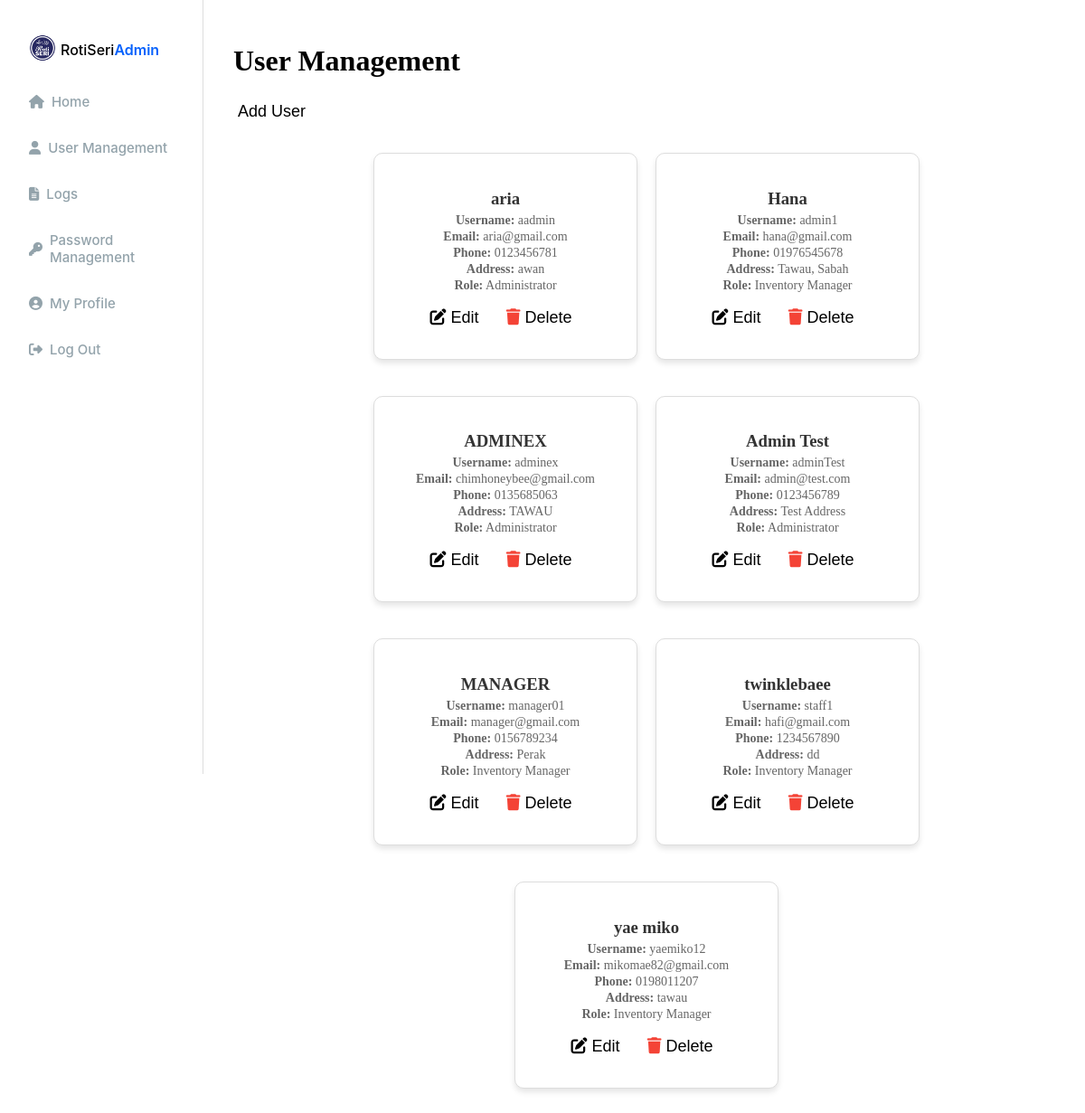
Page /admin_usermanagement.php (signed in) on the earlier database version.
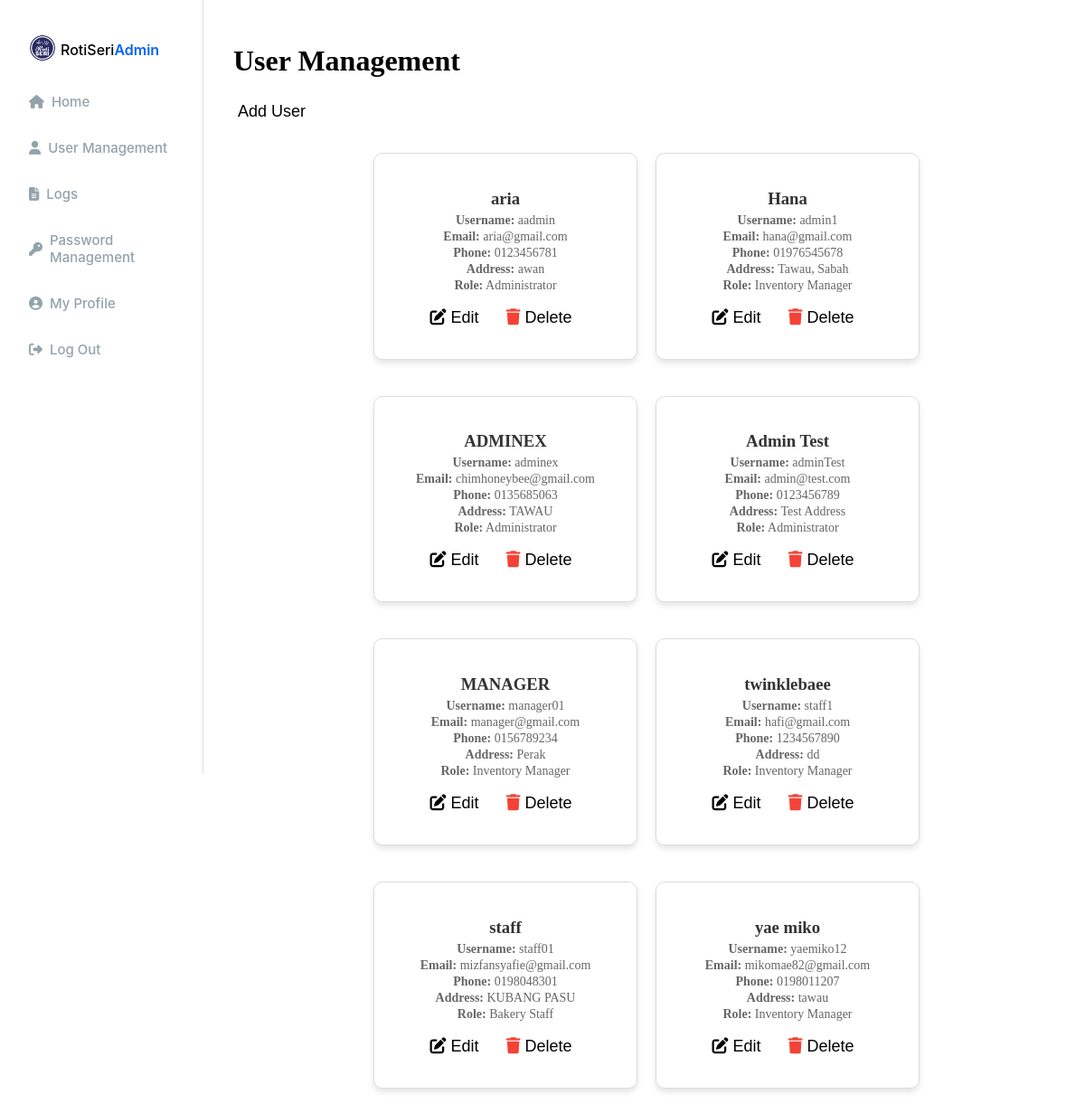
Same page on the later database version.
### tables this page shows
CREATE TABLE `users` (
  `userID` varchar(50) NOT NULL,
  `username` varchar(100) NOT NULL,
  `fullName` varchar(255) NOT NULL,
  `email` varchar(255) NOT NULL,
  `phoneNumber` varchar(20) NOT NULL,
  `address` text NOT NULL,
  `password` varchar(255) NOT NULL,
  `role` enum('Administrator','Inventory Manager','Bakery Staff') NOT NULL,
  `created_at` timestamp NOT NULL DEFAULT current_timestamp()
);

### admin_usermanagement.php (the view, shortened to what this page needs)
<?php
include 'db_connection.php';
$sql_users = "SELECT userID, fullName, username, email, phoneNumber, address, role FROM users";
$result_users = $conn->query($sql_users);
?>
<!DOCTYPE html>
<html lang="en">
<head>
    <link rel="stylesheet" href="admin_dashboard.css">
    <link rel="stylesheet" href="sidebar.css">
    <link rel="stylesheet" href="admin_usermanagement.css">
    <link rel="stylesheet" href="https://cdnjs.cloudflare.com/ajax/libs/font-awesome/6.5.1/css/all.min.css">
</head>
<body>
    <div class="sidebar-container">
        <div class="header-section">
            <div class="company-logo">
                <img src="image/icon/logo.png" class="logo-icon" alt="Company Logo">
                <div class="company-text">
                    <span class="company-name">RotiSeri</span>
                    <span class="company-name2">Admin</span>
                </div>
            </div>
            <nav class="nav-container">
                <a href="admin_dashboard.php" class="nav-item">
                    <i class="fas fa-home"></i>
                    <div class="nav-text">Home</div>
                </a>
                <a href="admin_usermanagement.php" class="nav-item active">
                    <i class="fa fa-user"></i>
                    <div class="nav-text">User Management</div>
                </a>
                <a href="logs.php" class="nav-item">
                    <i class="fas fa-file-alt"></i>
                    <div class="nav-text">Logs</div>
                </a>
                <a href="admin_passmanagement.php" class="nav-item">
                    <i class="fas fa-key"></i>
                    <div class="nav-text">Password Management</div>
                </a>
                <a href="profile.php" class="nav-item">
                    <i class="fas fa-user-circle"></i>
                    <div class="nav-text">My Profile</div>
                </a>
                <a href="logout.php" class="nav-item">
                    <i class="fas fa-sign-out-alt"></i>
                    <div class="nav-text">Log Out</div>
                </a>
            </nav>
        </div>
    </div>
    <div class="main-content">
        <div class="dashboard-header">
            <h1>User Management</h1>
        </div>
        <div class="user-actions">
            <button id="addUserBtn">Add User</button>
        </div>
<div class="user-container" id="userCardsContainer">
    <?php while ($row = $result_users->fetch_assoc()) { ?>
        <div class="user-card">
            <div class="user-info">
                <h3><?php echo htmlspecialchars($row['fullName']); ?></h3>
                <p><strong>Username:</strong> <?php echo htmlspecialchars($row['username']); ?></p>
                <p><strong>Email:</strong> <?php echo htmlspecialchars($row['email']); ?></p>
                <p><strong>Phone:</strong> <?php echo htmlspecialchars($row['phoneNumber']); ?></p>
                <p><strong>Address:</strong> <?php echo htmlspecialchars($row['address']); ?></p>
                <p><strong>Role:</strong> <?php echo htmlspecialchars($row['role']); ?></p>
            </div>
            <div class="user-actions">
                <button class="edit-btn" data-id="<?php echo $row['userID']; ?>" title="Edit User">
                    <i class="fas fa-edit"></i> Edit
                </button>
                <button class="delete-btn" data-id="<?php echo $row['userID']; ?>" title="Delete User">
                    <i class="fas fa-trash"></i> Delete
                </button>
                    </div>
                </div>
            <?php } ?>
        </div>
    </div>
</body>
</html>

Differences in the rows shown:
added users: fullName "staff", username "staff01", email "mizfansyafie@gmail.com", phoneNumber "0198048301", address "KUBANG PASU", role "Bakery Staff"
